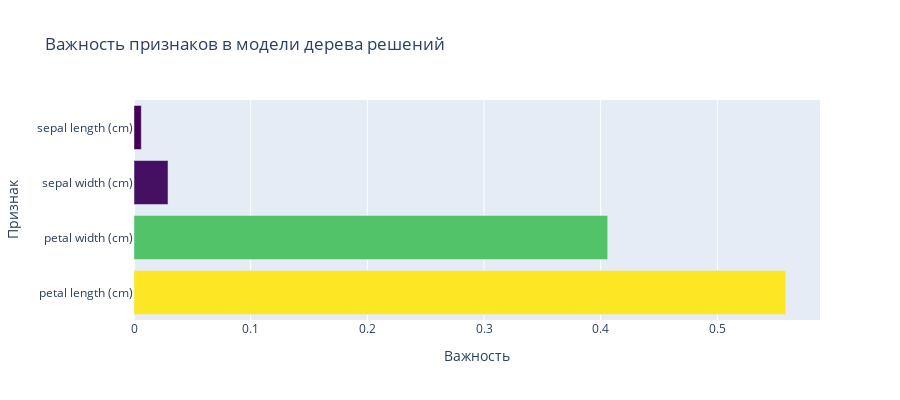
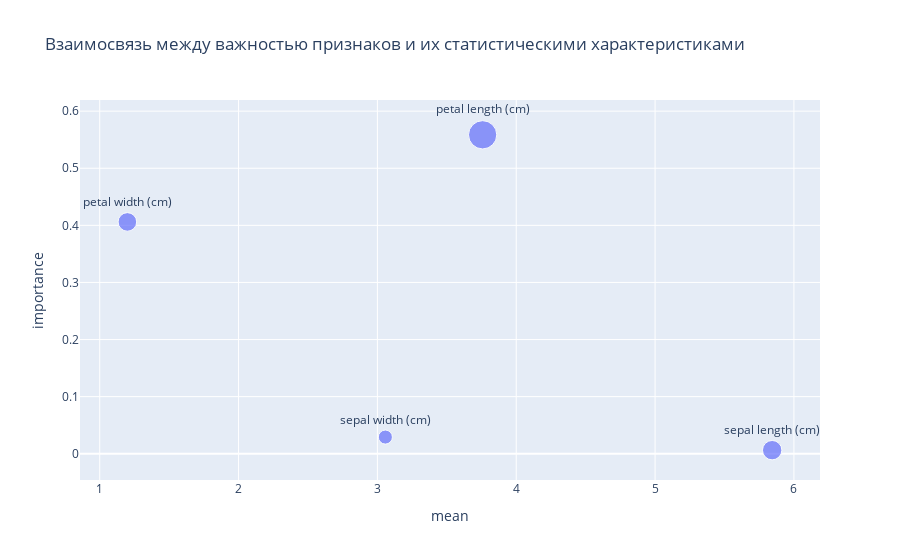

The notebook cell these images were saved under, in order:
### Markdown cell above
## Задание 3: Анализ важности признаков

1. Получите и визуализируйте важность признаков из вашей модели
2. Создайте столбчатую диаграмму важности признаков
3. Постройте тепловую карту корреляций для топ-5 важных признаков
4. Проанализируйте, есть ли связь между важностью признаков и их статистическими характеристиками

Дополнительно:
- Попробуйте построить модель, используя только 2 самых важных признака
- Сравните производительность с полной моделью

### Code cell
# Анализ важности признаков
feature_importance = pd.DataFrame({
    'feature': X_features.columns,
    'importance': tree_clf.feature_importances_
}).sort_values('importance', ascending=False)

print("Важность признаков:")
print(feature_importance)

# Создаем столбчатую диаграмму важности признаков
plt.figure(figsize=(10, 6))
sns.barplot(data=feature_importance, x='importance', y='feature', palette='viridis')
plt.title('Важность признаков в модели дерева решений')
plt.xlabel('Важность')
plt.ylabel('Признаки')
plt.tight_layout()
plt.show()

# Создаем интерактивную визуализацию важности признаков
fig = go.Figure()

fig.add_trace(go.Bar(
    x=feature_importance['importance'],
    y=feature_importance['feature'],
    orientation='h',
    marker=dict(
        color=feature_importance['importance'],
        colorscale='Viridis'
    )
))

fig.update_layout(
    title='Важность признаков в модели дерева решений',
    xaxis_title='Важность',
    yaxis_title='Признак',
    height=400
)

fig.show()

# Корреляционная матрица только для признаков (без target и target_name)
correlation_matrix_features = X_features.corr()

plt.figure(figsize=(10, 8))
sns.heatmap(correlation_matrix_features, 
            annot=True, 
            cmap='RdBu_r', 
            center=0,
            fmt='.2f',
            square=True)
plt.title('Корреляция между признаками')
plt.tight_layout()
plt.show()

# Анализ взаимосвязи между важностью признаков и их статистическими характеристиками
feature_stats = pd.DataFrame({
    'feature': X_features.columns,
    'importance': tree_clf.feature_importances_,
    'mean': X_features.mean(),
    'std': X_features.std(),
    'median': X_features.median()
})

# Создаем scatter plot
fig = px.scatter(feature_stats,
                x='mean',
                y='importance',
                size='std',
                text='feature',
                title='Взаимосвязь между важностью признаков и их статистическими характеристиками')

fig.update_traces(textposition='top center')
fig.show()

print("\nСтатистики признаков и их важность:")
print(feature_stats.sort_values('importance', ascending=False))

# Построение модели с 2 самыми важными признаками
top_2_features = feature_importance['feature'].head(2).tolist()
print(f"\nДва самых важных признака: {top_2_features}")

X_train_top2 = X_train[top_2_features]
X_test_top2 = X_test[top_2_features]

# Обучение модели с 2 признаками
tree_clf_top2 = DecisionTreeClassifier(random_state=42)
tree_clf_top2.fit(X_train_top2, y_train)

# Предсказания
y_pred_top2 = tree_clf_top2.predict(X_test_top2)
accuracy_top2 = accuracy_score(y_test, y_pred_top2)

print(f"\nТочность полной модели: {accuracy:.4f}")
print(f"Точность модели с 2 признаками: {accuracy_top2:.4f}")
print(f"Разность в точности: {accuracy - accuracy_top2:.4f}")

# Сравнение матриц ошибок
cm_top2 = confusion_matrix(y_test, y_pred_top2)

fig, axes = plt.subplots(1, 2, figsize=(12, 5))

# Полная модель
sns.heatmap(cm, annot=True, fmt='d', cmap='Blues',
           xticklabels=target_names, yticklabels=target_names,
           ax=axes[0])
axes[0].set_title(f'Полная модель (точность: {accuracy:.3f})')
axes[0].set_ylabel('Истинный класс')
axes[0].set_xlabel('Предсказанный класс')

# Модель с 2 признаками
sns.heatmap(cm_top2, annot=True, fmt='d', cmap='Blues',
           xticklabels=target_names, yticklabels=target_names,
           ax=axes[1])
axes[1].set_title(f'Модель с 2 признаками (точность: {accuracy_top2:.3f})')
axes[1].set_ylabel('Истинный класс')
axes[1].set_xlabel('Предсказанный класс')

plt.tight_layout()
plt.show()

### Figure 1 — Plotly figure (JSON) as saved in the notebook; plotly's stock layout.template omitted (floating-point values rounded to 4 significant figures)
{"data": [{"marker": {"color": [0.5586, 0.406, 0.02917, 0.00625], "colorscale": [[0, "#440154"], [0.1111, "#482878"], [0.2222, "#3e4989"], [0.3333, "#31688e"], [0.4444, "#26828e"], [0.5556, "#1f9e89"], [0.6667, "#35b779"], [0.7778, "#6ece58"], [0.8889, "#b5de2b"], [1, "#fde725"]]}, "orientation": "h", "type": "bar", "x": [0.5586, 0.406, 0.02917, 0.00625], "y": ["petal length (cm)", "petal width (cm)", "sepal width (cm)", "sepal length (cm)"]}], "layout": {"height": 400, "title": {"text": "Важность признаков в модели дерева решений"}, "xaxis": {"title": {"text": "Важность"}}, "yaxis": {"title": {"text": "Признак"}}}}

### Figure 2 — Plotly figure (JSON) as saved in the notebook; plotly's stock layout.template omitted (floating-point values rounded to 4 significant figures)
{"data": [{"hovertemplate": "mean=%{x}<br>importance=%{y}<br>std=%{marker.size}<br>feature=%{text}<extra></extra>", "legendgroup": "", "marker": {"color": "#636efa", "size": [0.8281, 0.4359, 1.765, 0.7622], "sizemode": "area", "sizeref": 0.004413, "symbol": "circle"}, "mode": "markers+text", "name": "", "orientation": "v", "showlegend": false, "text": ["sepal length (cm)", "sepal width (cm)", "petal length (cm)", "petal width (cm)"], "textposition": "top center", "type": "scatter", "x": [5.843, 3.057, 3.758, 1.199], "xaxis": "x", "y": [0.00625, 0.02917, 0.5586, 0.406], "yaxis": "y"}], "layout": {"legend": {"itemsizing": "constant", "tracegroupgap": 0}, "title": {"text": "Взаимосвязь между важностью признаков и их статистическими характеристиками"}, "xaxis": {"anchor": "y", "domain": [0, 1], "title": {"text": "mean"}}, "yaxis": {"anchor": "x", "domain": [0, 1], "title": {"text": "importance"}}}}
